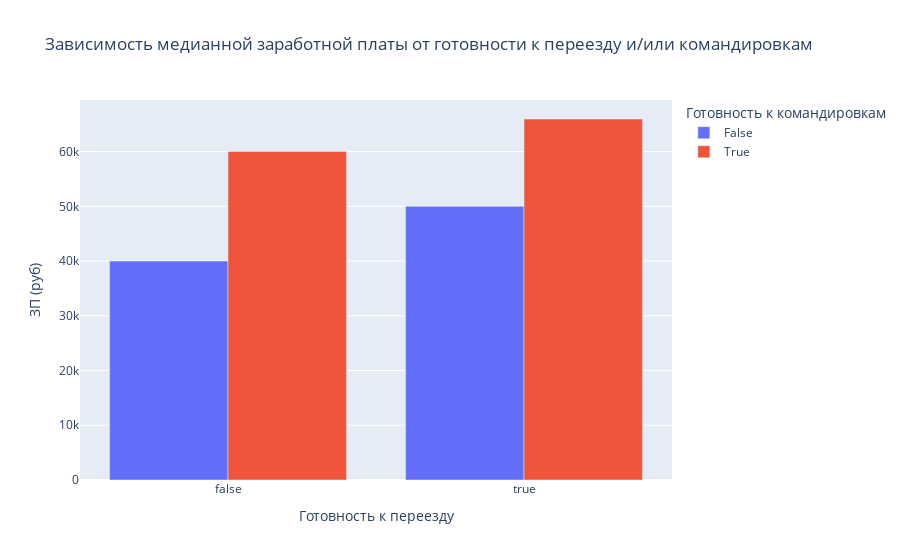

Write notebook code for a chart like this one.
### Markdown cell above
6. Постройте многоуровневую столбчатую диаграмму, которая показывает зависимость медианной заработной платы («ЗП (руб)») от признаков «Готовность к переезду» и «Готовность к командировкам». Проанализируйте график, сравнив уровень заработной платы по категориям.
- Чему равна желаемая медианная заработная плата соискателей, готовых и к переезду, и к командировкам? Ответ приведите в тысячах, округлив до целого (например, 45).

### Code cell
# Расчет медианной заработной платы по соискателям готовм и к переезду и к командировкам
hh_df_5 = hh_df.groupby(by=['Готовность к переезду','Готовность к командировкам'], as_index=False)['ЗП (руб)'].median()
print(hh_df_5)

# Построение диаграммы
fig = px.bar(
    hh_df_5,
    x='Готовность к переезду',
    y='ЗП (руб)',
    color="Готовность к командировкам",
    barmode='group',
    title='Зависимость медианной заработной платы от готовности к переезду и/или командировкам'
)
fig.show()

### Figure 1 — Plotly figure (JSON) as saved in the notebook; plotly's stock layout.template omitted (floating-point values rounded to 4 significant figures)
{"data": [{"alignmentgroup": "True", "hovertemplate": "Готовность к командировкам=False<br>Готовность к переезду=%{x}<br>ЗП (руб)=%{y}<extra></extra>", "legendgroup": "False", "marker": {"color": "#636efa", "pattern": {"shape": ""}}, "name": "False", "offsetgroup": "False", "orientation": "v", "showlegend": true, "textposition": "auto", "type": "bar", "x": [false, true], "xaxis": "x", "y": [40000, 50000], "yaxis": "y"}, {"alignmentgroup": "True", "hovertemplate": "Готовность к командировкам=True<br>Готовность к переезду=%{x}<br>ЗП (руб)=%{y}<extra></extra>", "legendgroup": "True", "marker": {"color": "#EF553B", "pattern": {"shape": ""}}, "name": "True", "offsetgroup": "True", "orientation": "v", "showlegend": true, "textposition": "auto", "type": "bar", "x": [false, true], "xaxis": "x", "y": [60000, 65948], "yaxis": "y"}], "layout": {"barmode": "group", "legend": {"title": {"text": "Готовность к командировкам"}, "tracegroupgap": 0}, "title": {"text": "Зависимость медианной заработной платы от готовности к переезду и/или командировкам"}, "xaxis": {"anchor": "y", "domain": [0, 1], "title": {"text": "Готовность к переезду"}}, "yaxis": {"anchor": "x", "domain": [0, 1], "title": {"text": "ЗП (руб)"}}}}
